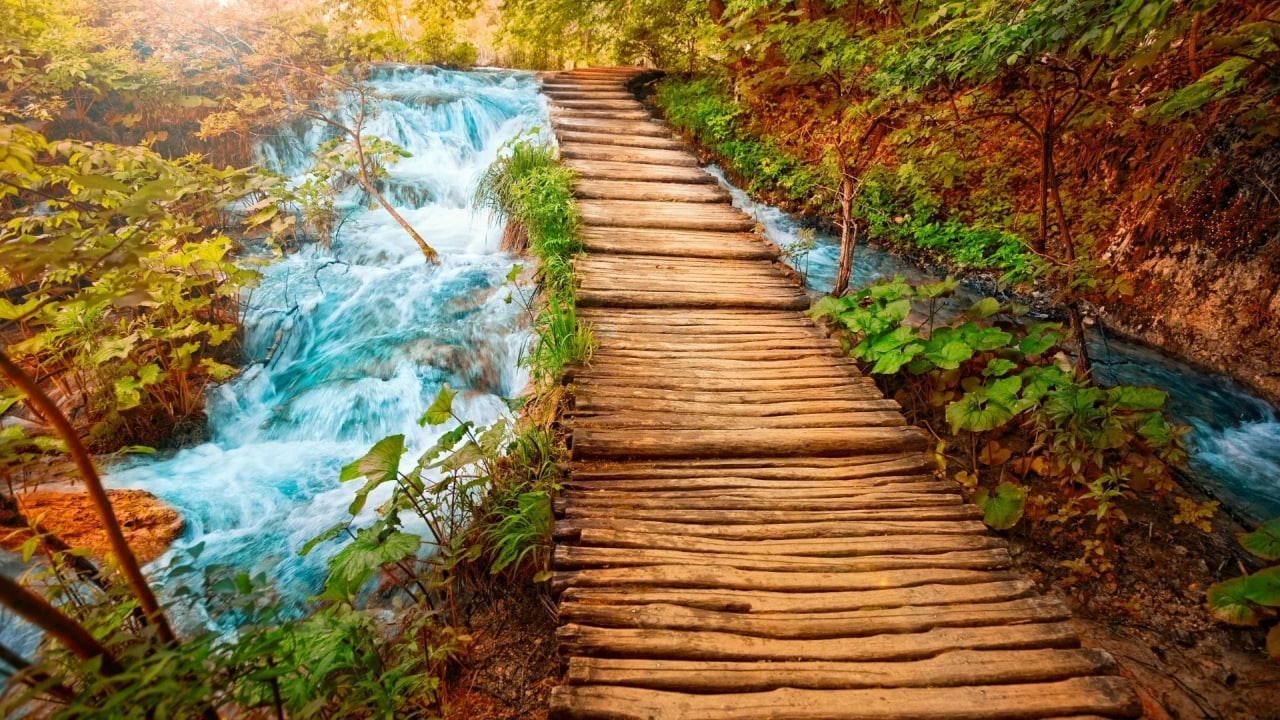
#> input picture image.png, 1280 x 720 px
$ python requests_example.py
#> lines starting #> are read from the running program, lines starting #| are printed output that depends on the picture
import requests
import json
from PIL import Image

# [14 lines of commented-out code are left out]

def image_resize(img, h_new):
	w, h = img.size
	w_new = int(w * h_new / h)
	return img.resize((w_new, h_new))


image_back = Image.new('RGB', (500, 500), (255, 255, 255))
#> image_back: PIL image 500x500 RGB; every value is 255
image_front = Image.open('image.png')
#> image_front is the input picture: PIL image 1280x720 RGB; mean R, G, B 129.7, 105.6, 64.4
image_front = image_resize(image_front, 100)
#> in image_resize, `return img.resize((w_new, h_new))`:
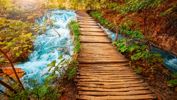
#> returned value: PIL image 177x100 RGB; mean R, G, B 129.7, 105.6, 64.4

image_back.paste(image_front)
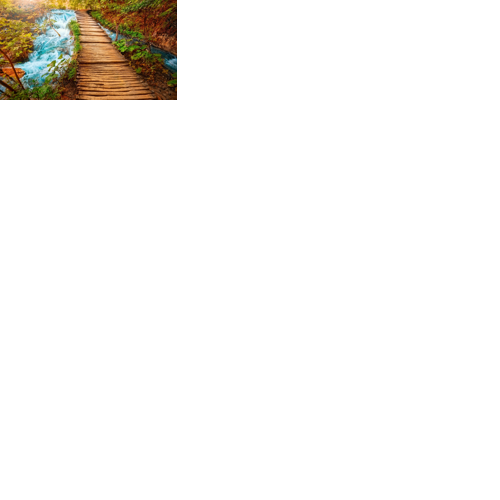
#> image_back: PIL image 500x500 RGB; mean R, G, B 246.1, 244.4, 241.5
image_back.save('image_back.png')

image_front.close()
image_back.close()


url = "https://weatherapi-com.p.rapidapi.com/forecast.json"

querystring = {"q":"almaty","days":"2"}

headers = {
    'x-rapidapi-host': "weatherapi-com.p.rapidapi.com",
    'x-rapidapi-key': "c83e7d750dmshcde9415b4bd29b2p1fdd2ajsnc5945f3ce5bb"
}

#> (the run stopped early here; a loop or call above may not have finished)

$ run again, with nature2.png copied over image.png
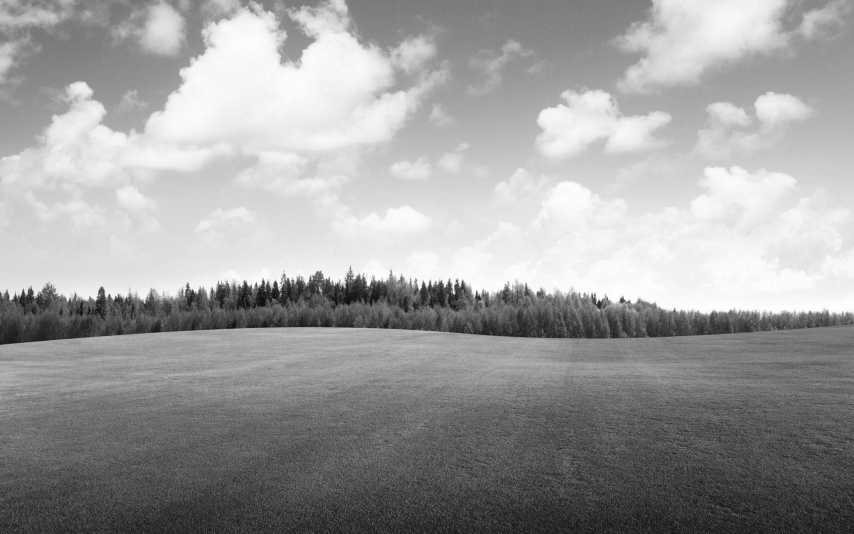
#> input picture nature2.png, 2560 x 1600 px (shown at 1/3 size)
#> image_front is the input picture: PIL image 2560x1600 RGB; min 5, max 255, mean 157.5
#> in image_resize, `return img.resize((w_new, h_new))`:
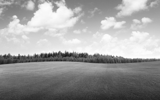
#> returned value: PIL image 160x100 RGB; min 24, max 255, mean 157.5
#> `image_back.paste(image_front)`:
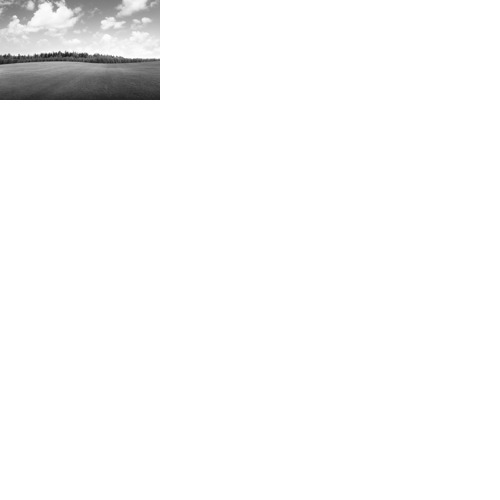
#> image_back: PIL image 500x500 RGB; min 24, max 255, mean 248.8
